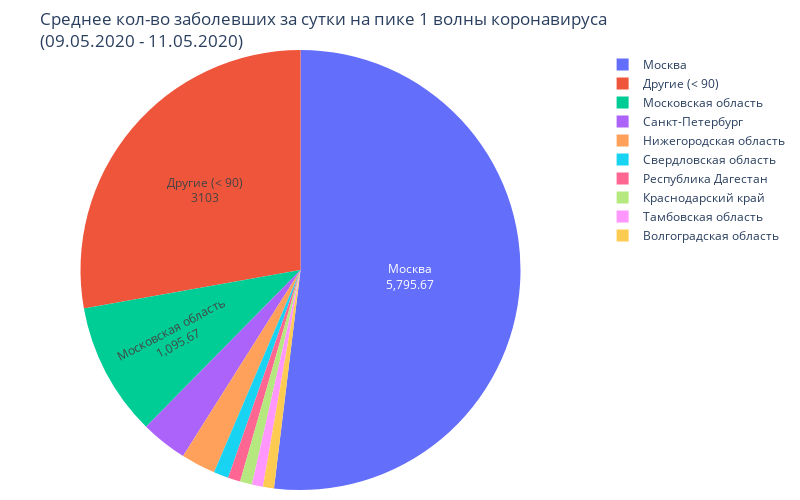

The cell this chart's notebook holds for it:
### Code cell
first_wave_peak_conf = first_wave_peak[["Region", "Day-Confirmed"]]
first_wave_peak_conf.loc[first_wave_peak_conf["Day-Confirmed"] < 90, "Region"] = "Другие (< 90)"

fig = go.Figure()
fig.update_layout(
    title_text="Среднее кол-во заболевших за сутки на пике 1 волны коронавируса<br>(09.05.2020 - 11.05.2020)",
    autosize=False,
    width=800,
    height=500,
    margin=dict(t=50, b=10, l=10, r=10)
)

fig.add_trace(go.Pie(values=first_wave_peak_conf["Day-Confirmed"], labels=first_wave_peak_conf["Region"]))
fig.update_traces(textposition='inside', textinfo="label+value")
fig.update_layout(uniformtext_minsize=12, uniformtext_mode='hide')
fig.write_image("plots/4day_confirmed_pie_chart_1wave.png")
fig.show()

### Figure 1 — Plotly figure (JSON) as saved in the notebook; plotly's stock layout.template omitted (floating-point values rounded to 4 significant figures)
{"data": [{"labels": ["Другие (< 90)", "Другие (< 90)", "Другие (< 90)", "Другие (< 90)", "Другие (< 90)", "Другие (< 90)", "Другие (< 90)", "Волгоградская область", "Другие (< 90)", "Другие (< 90)", "Другие (< 90)", "Другие (< 90)", "Другие (< 90)", "Другие (< 90)", "Другие (< 90)", "Другие (< 90)", "Другие (< 90)", "Другие (< 90)", "Другие (< 90)", "Другие (< 90)", "Другие (< 90)", "Другие (< 90)", "Краснодарский край", "Другие (< 90)", "Другие (< 90)", "Другие (< 90)", "Другие (< 90)", "Другие (< 90)", "Другие (< 90)", "Москва", "Московская область", "Другие (< 90)", "Другие (< 90)", "Нижегородская область", "Другие (< 90)", "Другие (< 90)", "Другие (< 90)", "Другие (< 90)", "Другие (< 90)", "Другие (< 90)", "Другие (< 90)", "Другие (< 90)", "Другие (< 90)", "Другие (< 90)", "Другие (< 90)", "Другие (< 90)", "Другие (< 90)", "Республика Дагестан", "Другие (< 90)", "Другие (< 90)", "Другие (< 90)", "Другие (< 90)", "Другие (< 90)", "Другие (< 90)", "Другие (< 90)", "Другие (< 90)", "Другие (< 90)", "Другие (< 90)", "Другие (< 90)", "Другие (< 90)", "Другие (< 90)", "Другие (< 90)", "Другие (< 90)", "Санкт-Петербург", "Другие (< 90)", "Другие (< 90)", "Свердловская область", "Другие (< 90)", "Другие (< 90)", "Другие (< 90)", "Тамбовская область", "Другие (< 90)", "Другие (< 90)", "Другие (< 90)", "Другие (< 90)", "Другие (< 90)", "Другие (< 90)", "Другие (< 90)", "Другие (< 90)", "Другие (< 90)", "Другие (< 90)", "Другие (< 90)", "Другие (< 90)", "Другие (< 90)", "Другие (< 90)"], "textinfo": "label+value", "textposition": "inside", "type": "pie", "values": [28.67, 9.67, 28.33, 45, 61.67, 54.67, 67.33, 90, 15, 44.33, 5, 27.33, 63.33, 19.33, 78.67, 38.67, 88, 10.33, 20.33, 15.67, 39, 13, 98.33, 79, 4.67, 72, 70.67, 48.33, 3, 5796.0, 1096.0, 31.33, 0.33, 282.3, 19, 74, 26.33, 46.33, 54.67, 41.33, 11.33, 48, 12.67, 9.67, 4.33, 78.33, 34, 101.3, 45.67, 29.67, 11.67, 17, 8.33, 27.67, 45, 38, 70.33, 87.67, 12.33, 33, 85.67, 89.67, 71.67, 382, 72.67, 2.33, 122.7, 2.67, 85.33, 47, 90.67, 38, 34.33, 87, 41.67, 14.67, 55.67, 38, 64.67, 79, 27.33, 67.33, 1.33, 61.67, 66.33]}], "layout": {"autosize": false, "height": 500, "margin": {"b": 10, "l": 10, "r": 10, "t": 50}, "title": {"text": "Среднее кол-во заболевших за сутки на пике 1 волны коронавируса<br>(09.05.2020 - 11.05.2020)"}, "uniformtext": {"minsize": 12, "mode": "hide"}, "width": 800}}
